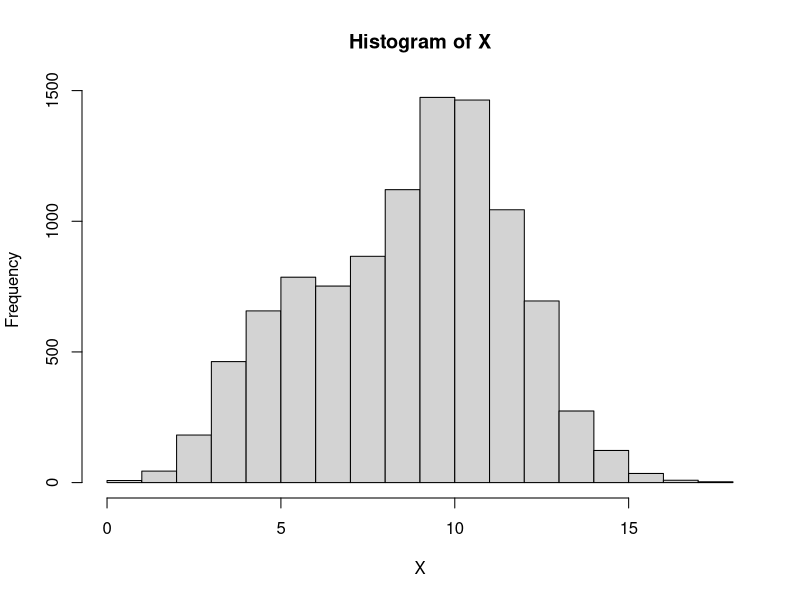
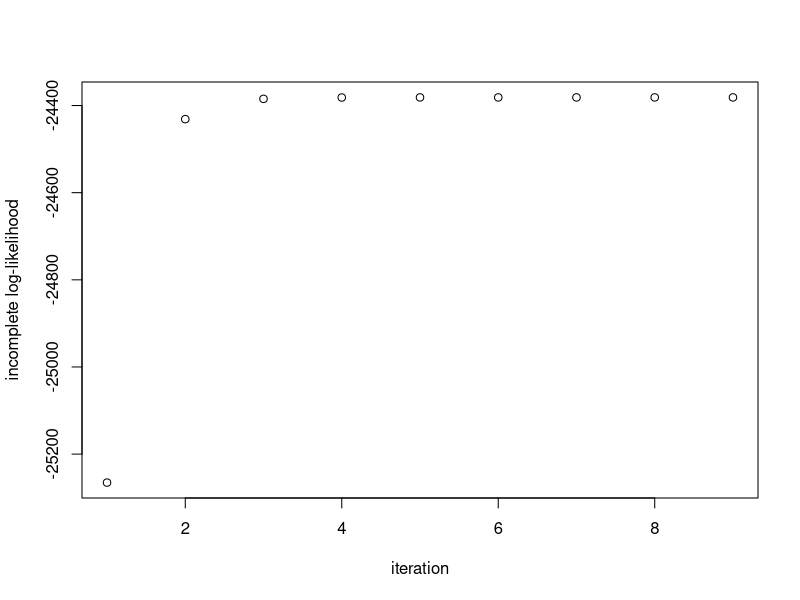

Reproduce these figures in R, in order.
## ---- chunk 1
# mixture components
mu.true    = c(5, 10)
sigma.true = c(1.5, 2)

# determine Z_i
Z = rbinom(500, 1, 0.75)
# sample from mixture model

X <- rnorm(10000, mean=mu.true[Z+1], sd=sigma.true[Z+1])
hist(X,breaks=15)
## ---- chunk 2
compute.log.lik <- function(L, w) {
  L[,1] = L[,1]*w[1]
  L[,2] = L[,2]*w[2]
  return(sum(log(rowSums(L))))
}
## ---- chunk 3
L = matrix(NA, nrow=length(X), ncol= 2)
L[, 1] = dnorm(X, mean=mu.true[1], sd = sigma.true[1])
L[, 2] = dnorm(X, mean=mu.true[2], sd = sigma.true[2])
## ---- chunk 4
mixture.EM <- function(w.init, L) {
  
  w.curr <- w.init
  
  # store log-likehoods for each iteration
  log_liks <- c()
  ll       <- compute.log.lik(L, w.curr)
  log_liks <- c(log_liks, ll)
  delta.ll <- 1
  
  while(delta.ll > 1e-5) {
    w.curr   <- EM.iter(w.curr, L)
    ll       <- compute.log.lik(L, w.curr)
    log_liks <- c(log_liks, ll)
    delta.ll <- log_liks[length(log_liks)]  - log_liks[length(log_liks)-1]
  }
  return(list(w.curr, log_liks))
}

EM.iter <- function(w.curr, L, ...) {
  
  # E-step: compute E_{Z|X,w0}[I(Z_i = k)]
  z_ik <- L
  for(i in seq_len(ncol(L))) {
    z_ik[,i] <- w.curr[i]*z_ik[,i]
  }
  z_ik     <- z_ik / rowSums(z_ik)
  
  # M-step
  w.next   <- colSums(z_ik)/sum(z_ik)
  return(w.next)
}
## ---- chunk 5
#perform EM
ee <- mixture.EM(w.init=c(0.5,0.5), L)
print(paste("Estimate = (", round(ee[[1]][1],2), ",", round(ee[[1]][2],2), ")", sep=""))
## ---- chunk 6
plot(ee[[2]], ylab='incomplete log-likelihood', xlab='iteration')
